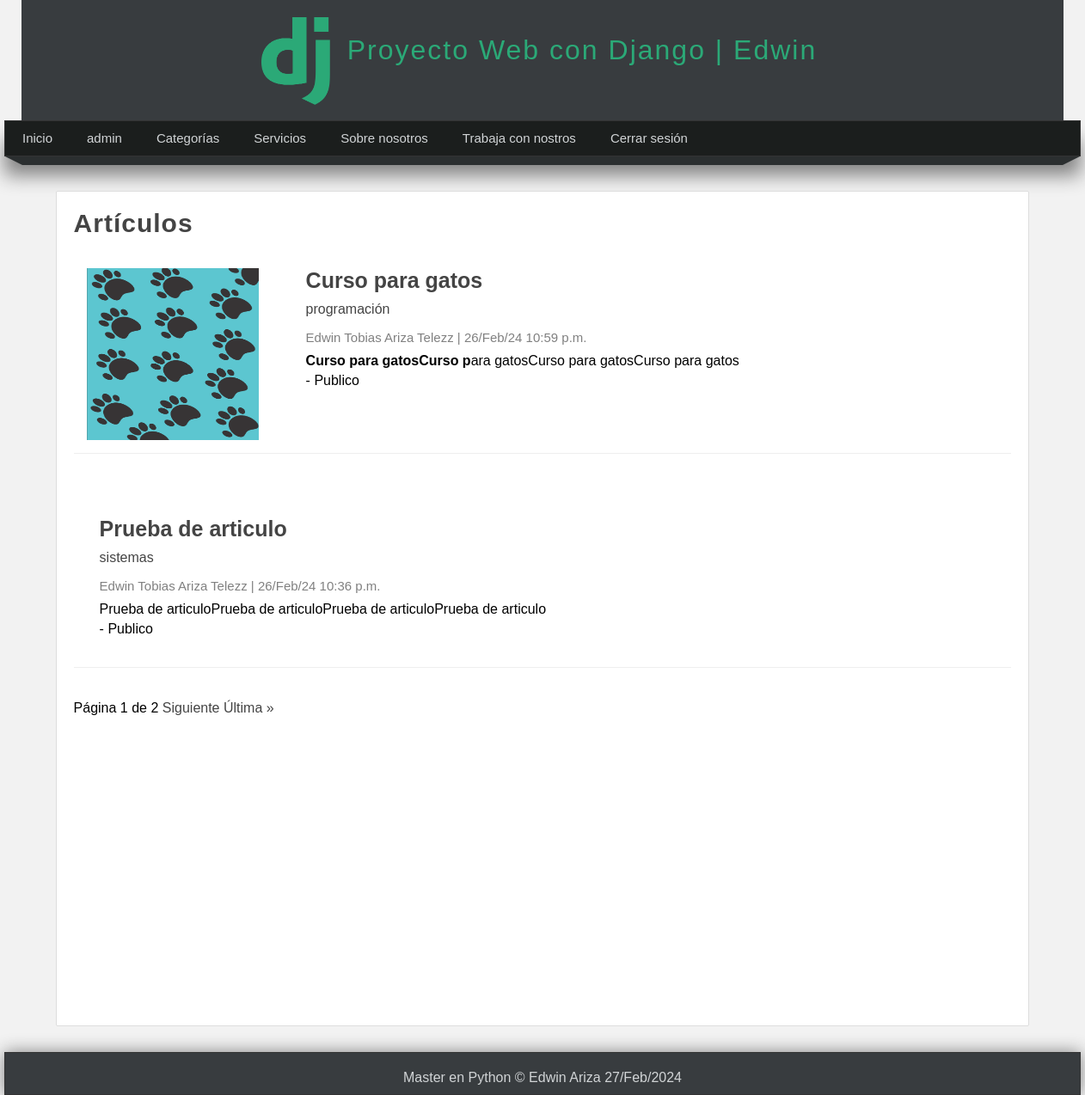
Page /articulos (signed in) on the committed database.
### pages/models.py (models this page shows, shortened)
class Page(models.Model):
    title = models.CharField(max_length=50, verbose_name="Titulo")
    content = RichTextField(verbose_name="Contenido")
    slug = models.CharField(unique=True, max_length=150, verbose_name="URL amigable")
    order = models.IntegerField(default=0, verbose_name="Orden")
    visible = models.BooleanField(verbose_name="¿Visible?")
    created_at = models.DateTimeField(auto_now_add=True, verbose_name="Creado el")
    updated_at = models.DateTimeField(auto_now=True, verbose_name="Modificado el")
    class Meta:
        verbose_name = "Página"
        verbose_name_plural = "Páginas"

### blog/models.py (models this page shows, shortened)
class Article(models.Model):
    title = models.CharField(max_length=150, verbose_name="Titulo")
    content = RichTextField(verbose_name="Contenido")
    image = models.ImageField(default='null', null=True, verbose_name="Imagen", upload_to='articles')
    public = models.BooleanField(default=False, verbose_name="¿Publicado?")
    created_at = models.DateTimeField(auto_now_add=True, verbose_name="Fecha de creación")
    updated_at = models.DateTimeField(auto_now=True, verbose_name="Fecha de actualización")
    user = models.ForeignKey(User, verbose_name="Usuario", editable=False, on_delete=models.CASCADE)
    categories = models.ManyToManyField(Category, verbose_name="Categorías", blank=True)
    class Meta:
        verbose_name = "Artículo"
        verbose_name_plural = "Artículos"
        ordering = ["-created_at"]

class Category(models.Model):
    name = models.CharField(max_length=100, verbose_name="Nombre")
    description = models.CharField(max_length=255, verbose_name="Descripción")
    created_at = models.DateTimeField(auto_now_add=True, verbose_name="Fecha de creación")
    class Meta:
        verbose_name = "Categoría"
        verbose_name_plural = "Categorías"

### blog/views.py (the view)
# urls.py: path('articulos', views.list_articles, name="list_articles"),
@login_required(login_url='login')
def list_articles(request):
    articles = Article.objects.all()
    paginator = Paginator(articles, 2)
    page = request.GET.get('page')
    page_articles = paginator.get_page(page)
    return render(request, 'articles/list.html', {
        'title': 'Artículos',
        'articles': page_articles
    })

### blog/context_processors.py (called while the page is built)
def get_categories(request):
    categories_in_use = Article.objects.filter(public=True).values_list('categories', flat=True)
    categories = Category.objects.filter(id__in=categories_in_use).values_list('id', 'name')
    return {'categories': categories, 'ids': categories_in_use}

### pages/context_processors.py (called while the page is built)
def get_pages(request):
    pages = Page.objects.filter(visible=True).order_by('order').values_list('id', 'title', 'slug')
    return {'pages': pages}

### blog/templates/articles/list.html (shortened to what this page needs)
{% extends 'layouts/layout.html' %}
{% block content %}
    <h1 class="title">{{ title }}</h1>
    {% include 'articles/articles.html' %}
    {% include 'articles/pagination.html' %}
{% endblock %}

### mainapp/templates/layouts/layout.html (shortened to what this page needs)
<!DOCTYPE html>
<html lang="en">
<head>
    {% load static %}
    <link rel="stylesheet" type="text/css" href="{% static 'css/styles.css' %}">
</head>
<body>
<header>
    <div id="logotipo">
        <img src="{% static 'images/logo.png' %}">
        <h1>Proyecto Web con Django | Edwin</h1>
    </div>
</header>
<nav>
    <ul>
        <li>
            <a href="{% url 'index' %}">Inicio</a>
        </li>
        {% if user.email %}
            <li>
                <a href="/admin/">admin</a>
            </li>
            <li>
                <a href="{% url 'list_articles' %}">Categorías</a>
            </li>
            {% for page in pages %}
                <li>
                    <a href="{% url 'page' page.2 %}">{{ page.1 }}</a>
                </li>
            {% endfor %}
            <li>
                <a href="{% url 'logout' %}">Cerrar sesión</a>
            </li>
        {% endif %}
    </ul>
</nav>
<div class="barra">
    <span class="esquina-izquierda"></span>
    <span class="relleno-barra"></span>
    <span class="esquina-derecha"></span>
</div>
<div id="content">
    <div class="box">
        {% block content %}{% endblock %}
    </div>
</div>
<footer>
    Master en Python &copy Edwin Ariza {% now "d/M/Y" %}
</footer>
</body>
</html>

### blog/templates/articles/articles.html (shortened to what this page needs)
{% for article in articles %}
    <article class="article-item">
        {% if  article.image != 'null' and article.image.url|length >= 1 %}
            <div class="image">
                <img src="{{ article.image.url }}">
            </div>
        {% endif %}
        <div class="data">
            <h2>
                <a href="{% url 'article' article.id %}">{{ article.title }}</a>
            </h2>
            <p>
                {% for category in article.categories.all %}
                    <a href="{% url 'category' category.id %}">{{ category.name }} </a>
                {% endfor %}
            </p>
            <span class="date">
                    {{ article.user.first_name }} {{ article.user.last_name }}
                    |
                    {{ article.created_at|date:"d/M/y g:i a" }}
                </span>
            <p>
                {{ article.content|safe }} - {% if article.public %} Publico{% else %}Privado{% endif %}
            </p>
        </div>
    </article>
    <br>
{% endfor %}

### mainapp/static/css/styles.css (style rules this page uses)
* { margin: 0; padding: 0; font-family: sans-serif, Arial, Helvetica; text-decoration: none; }
body { background-color: #F2F2F2; }
header { width: 1212px; height: 140px; background-color: #383c3f; margin: 0 auto; }
#logotipo { width: 54%; height: 140px; margin: 0 auto; }
#logotipo img { display: block; float: left; width: 80px; margin-top: 20px; }
#logotipo h1 { display: block; float: left; margin-top: 40px; margin-left: 20px; letter-spacing: 2px; font-weight: lighter; color: #2ba977 }
nav { width: 1250px; height: 40px; background-color: #1b1e1d; border: 1px solid #333333; box-shadow: 0 22px 22px gray; font-size: 15px; margin: 0 auto; }
nav > ul { list-style: none; text-decoration: none; }
nav > ul > li { line-height: 40px; float: left; }
nav > ul > li > a { display: block; padding-left: 20px; padding-right: 20px; color: #d1d4d6; }
.barra { width: 1250px; margin: 0 auto; }
.esquina-izquierda { display: block; border-left: 20px solid transparent; border-top: 10px solid #2b2f30; float: left; }
.esquina-derecha { display: block; border-right: 20px solid transparent; border-top: 10px solid #2b2f30; float: right; }
.relleno-barra { display: block; width: 1210px; background-color: #2b2f30; height: 10px; float: left; }
#content { width: 1212px; min-height: 930px; margin: 40px auto 30px; }
.box { background-color: white; width: 90%; min-height: 930px; padding: 20px; border: 1px solid #ddd; margin: 0 auto; border-radius: 2px; }
.box a { transition: all 300ms; color: #444; }
.box .image { float: left; margin-right: 40px; width: 45%; }
.box .image img { width: 100%; }
.title { color: #444; letter-spacing: 1px; font-size: 30px; margin-bottom: 10px; }
footer { width: 1250px; background-color: #383c3f; border: 1px solid #333; color: #d1d4d6; margin: 0 auto; text-align: center; padding-top: 20px; padding-bottom: 10px; box-shadow: 0 0 20px gray; }
.article-item { margin-bottom: 20px; margin-top: 20px; padding: 15px; border-bottom: 1px solid #eee; clear: both; }
.article-item .image { float: left; width: 200px; height: 200px; overflow: hidden; }
.article-item .image img { height: 200px; }
.article-item .data { float: left; padding: 0 15px 15px; }
.article-item h2 { font-size: 25px; color: #333; margin-bottom: 10px }
.article-item span.date { display: block; font-size: 15px; color: gray; margin-bottom: 10px }
.date { display: block; margin-top: 15px; margin-bottom: 15px; color: gray; }

### rows in the picture
Page: title "Servicios"
Page: title "Sobre nosotros"
Page: title "Trabaja con nostros"
Article: image (picture), title "Curso para gatos", user.first_name "Edwin Tobias", user.last_name "Ariza Telezz", created_at "26/Feb/24 10:59 p.m.", content "Curso para gatosCurso p ara gatosCurso para gatosCurso para gatos", public "Publico"
Category: name "programación"
Article: title "Prueba de articulo", user.first_name "Edwin Tobias", user.last_name "Ariza Telezz", created_at "26/Feb/24 10:36 p.m.", content "Prueba de articuloPrueba de articuloPrueba de articuloPrueba de articulo", public "Publico"
Category: name "sistemas"

### other values in the picture
{{ title }} "Artículos"
{{ articles.number }} "1"
{{ articles.paginator.num_pages }} "2"
